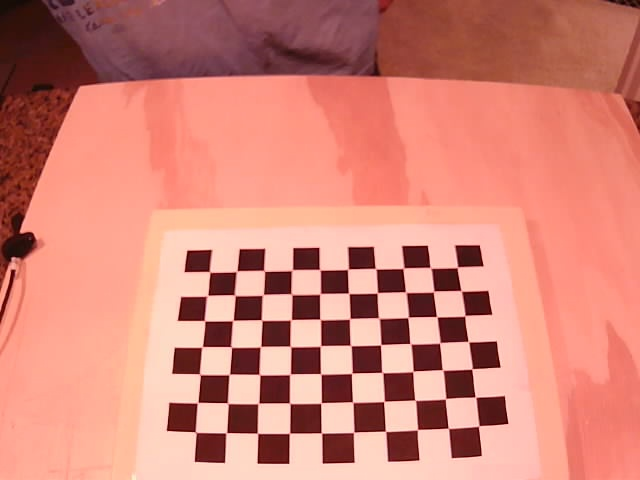
#> input picture calibration_images/opencvframe0.jpg, 640 x 480 px; its folder holds only this picture in this run
$ python camera_calibration.py
#> lines starting #> are read from the running program, lines starting #| are printed output that depends on the picture; after the words box and inside, x2 and y2 are one past the last pixel; in counts of white or black regions, pixels touching at a corner belong together; long printed decimals are rounded
import cv2 as cv
import numpy as np
import glob

squares_X = 11 #number of squares on x
squares_Y = 8 #number of squares on y
nX = squares_X - 1 #number of interior corners on X
nY = squares_Y - 1 #number of interniorc corners on Y
square_size = 20 #size in mm of a square side

#termination critera, accuracy or iterations
criteria = (cv.TERM_CRITERIA_EPS + cv.TERM_CRITERIA_MAX_ITER, 40, 0.0005)

#3d world coords for checkerboard
object_points3D = np.zeros((nX * nY, 3), np.float32)
object_points3D[:,:2] = np.mgrid[0:nY, 0:nX].T.reshape(-1, 2) * square_size

#store vectors of 3d points and 2d points
object_points = []
image_points = []

#folder where images are stored
images = glob.glob("C:/Users/mcsft/OneDrive/Documents/umkc_opencv/calibration_images/*.jpg")

#go through each image
for image_file in images:

    #load and convert to grayscale
    image = cv.imread(image_file)
#> image is the input picture: shape (480, 640, 3); mean B, G, R 118.5, 131.8, 211.1
    gray = cv.cvtColor(image, cv.COLOR_BGR2GRAY)
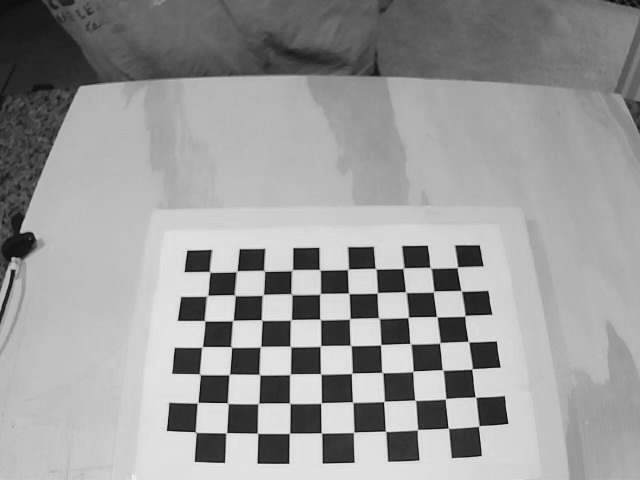
#> gray: shape (480, 640); min 8, max 239, mean 154

    #find corners
    ret, corners = cv.findChessboardCorners(gray, (nY, nX), None)
#> ret = True; corners = 70 rows, first 8: [457.4, 267.3], [460.9, 290.6], [464.8, 315.7], [468.3, 341.5], [471.7, 368.9], [475.4, 397], [479, 425.8], [429.9, 267.3]

    if ret:
        object_points.append(object_points3D)
        corners_subpix = cv.cornerSubPix(gray, corners, (11,11), (-1,-1), criteria)
#> corners_subpix = 70 rows, first 8: [457.3, 267.3], [461.3, 290.9], [464.8, 315.7], [468.5, 341.6], [472.1, 368.9], [475.5, 397.2], [478.7, 426], [430.5, 267.7]
        image_points.append(corners_subpix)

        #display corners on this jawn
        cv.drawChessboardCorners(image, (nY, nX), corners_subpix, ret)
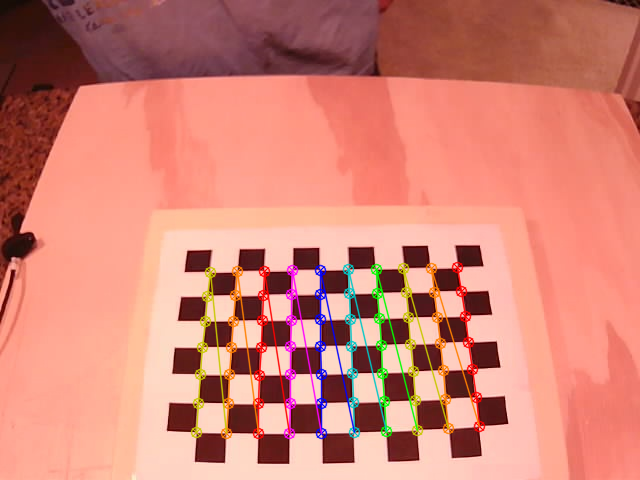
#> image: shape (480, 640, 3); 4.72% of pixels changed, all inside (x1, y1, x2, y2) = (190, 261, 486, 440)
        cv.imshow("image", image)
        cv.waitKey(2000)

    #perform calibration
    ret, camera_matrix, dist_coeffs, rvecs, tvecs = cv.calibrateCamera(object_points, image_points, gray.shape[::-1], None, None)
#> ret = 1.13; camera_matrix = [[12309.9, 0, 298.3], [0, 3029.6, 154], [0, 0, 1]]; dist_coeffs = [[-215.2, 14324.9, 10.54, -0.349, -15854.2]]; rvecs = ([0.814, 0.879, 1.36],); tvecs = ([53.66, 126.5, 5526.6],)

    #save params
    cv_file = cv.FileStorage('calibration_chessboard.yaml', cv.FILE_STORAGE_WRITE)
    cv_file.write('K', camera_matrix)
    cv_file.write('D', dist_coeffs)
    cv_file.release()

    #print the calibration results
    print("Camera Matrix:\n", camera_matrix)
#| Camera Matrix:
#|  [[1.23099172e+04 0.00000000e+00 2.98343340e+02]
#|  [0.00000000e+00 3.02957176e+03 1.54000628e+02]
#|  [0.00000000e+00 0.00000000e+00 1.00000000e+00]]
    print("Distortion Coefficients:\n", dist_coeffs)
#| Distortion Coefficients:
#|  [[-2.15230007e+02  1.43249025e+04  1.05360454e+01 -3.48897413e-01
#|   -1.58541741e+04]]

    cv.destroyAllWindows()

$ run again, on calibration_images/opencvframe12.jpg
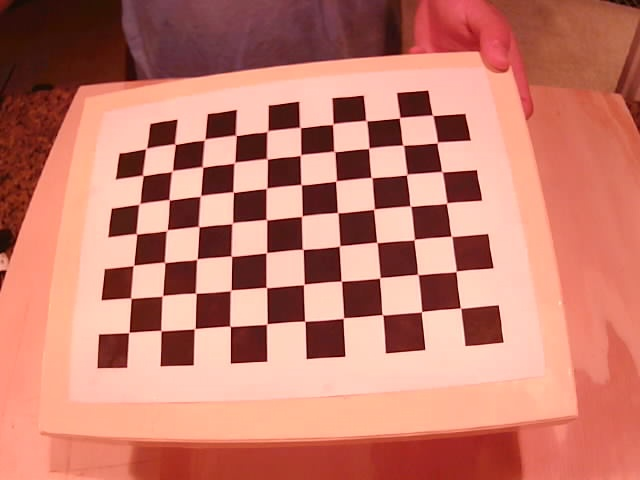
#> input picture calibration_images/opencvframe12.jpg, 640 x 480 px
#> image is the input picture: shape (480, 640, 3); mean B, G, R 108.7, 124.3, 197.7
#> `gray = cv.cvtColor(image, cv.COLOR_BGR2GRAY)`:
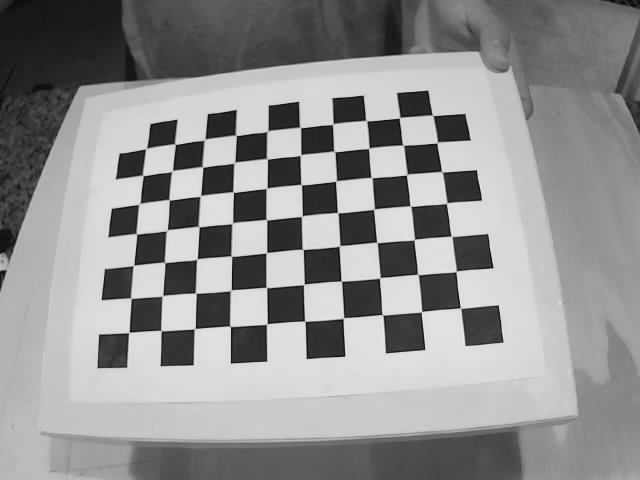
#> gray: shape (480, 640); min 8, max 236, mean 144.5
#> `ret, corners = cv.findChessboardCorners(gray, (nY, nX), None)`: ret = True; corners = 70 rows, first 8: [129, 332.4], [130.9, 298.3], [133.6, 265.3], [136.6, 234.1], [139.3, 203.9], [143.1, 175.6], [146.2, 148.3], [161.1, 330.8]
#> corners_subpix = 70 rows, first 8: [128.8, 332.5], [130.8, 298.2], [133.4, 265.5], [136.4, 233.8], [139.4, 203.8], [142.7, 175.5], [146.1, 148.4], [160.9, 330.6]
#> `cv.drawChessboardCorners(image, (nY, nX), corners_subpix, ret)`:
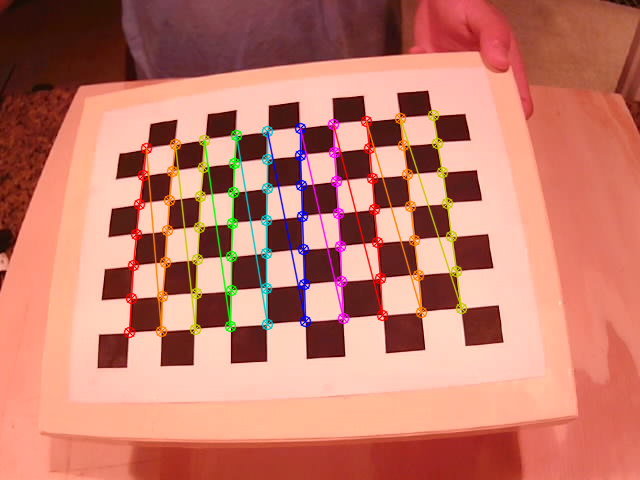
#> image: shape (480, 640, 3); 5.29% of pixels changed, all inside (x1, y1, x2, y2) = (123, 109, 468, 339)
#> `ret, camera_matrix, dist_coeffs, rvecs, tvecs = cv.calibrateCamera(obj..`: ret = 0.179; camera_matrix = [[425.7, 0, 368.8], [0, 418.6, 291.9], [0, 0, 1]]; dist_coeffs = [[-0.201, 0.049, -0.0107, -0.011, -0.000587]]; rvecs = ([-0.266, -0.162, -1.64],); tvecs = ([-132.3, 23.77, 223.1],)
#| Camera Matrix:
#|  [[425.667   0.         368.797]
#|  [  0.         418.623 291.898]
#|  [  0.           0.           1.        ]]
#| Distortion Coefficients:
#|  [[-0.2006  0.04899 -0.01068 -0.01096 -0.0005872]]

$ run again, on calibration_images/opencvframe13.jpg
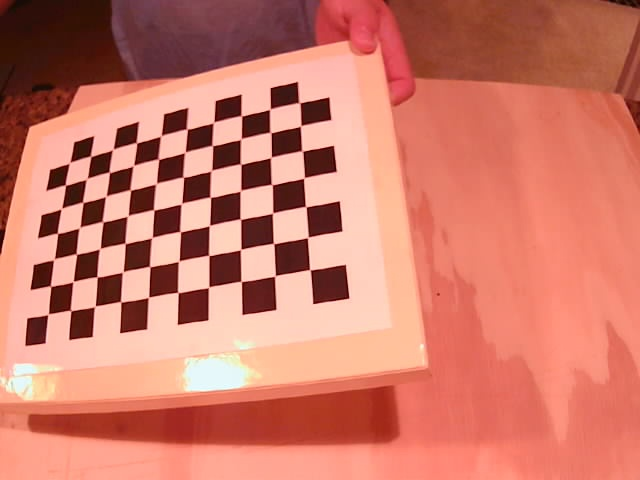
#> input picture calibration_images/opencvframe13.jpg, 640 x 480 px
#> image is the input picture: shape (480, 640, 3); mean B, G, R 105.4, 122, 205.2
#> `gray = cv.cvtColor(image, cv.COLOR_BGR2GRAY)`:
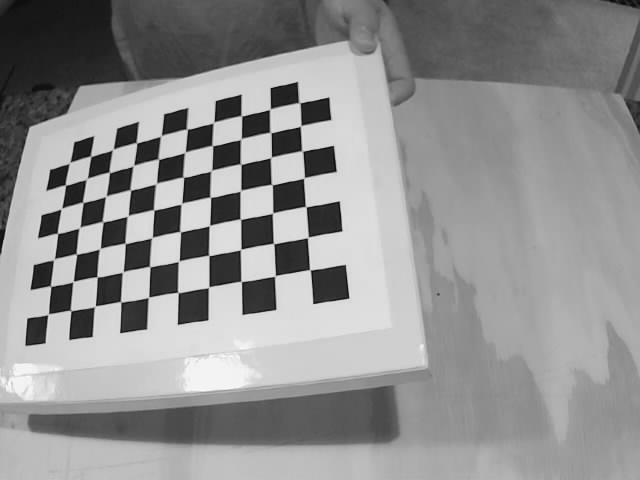
#> gray: shape (480, 640); min 9, max 253, mean 145
#> `ret, corners = cv.findChessboardCorners(gray, (nY, nX), None)`: ret = True; corners = 70 rows, first 8: [48.05, 314.3], [50.53, 286.1], [53.25, 260.4], [57.53, 233.5], [61.09, 209], [65.37, 184.9], [69.1, 163.3], [71.13, 311]
#> corners_subpix = 70 rows, first 8: [48.16, 314.3], [50.58, 286], [53.87, 259.3], [57.42, 233.3], [61.43, 208.5], [65.35, 185.1], [69.53, 162.8], [70.55, 310.4]
#> `cv.drawChessboardCorners(image, (nY, nX), corners_subpix, ret)`:
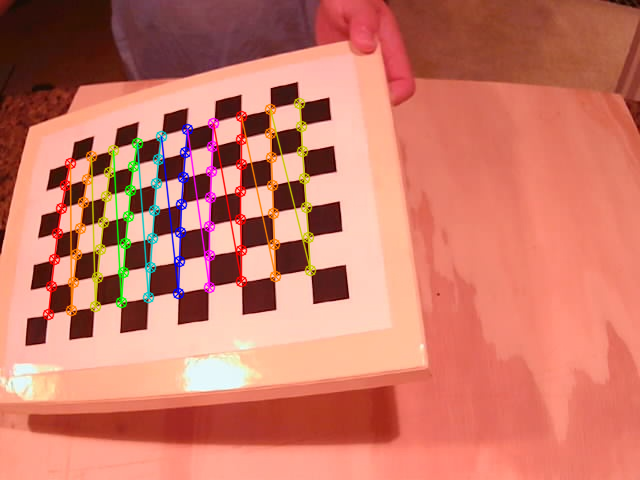
#> image: shape (480, 640, 3); 4.64% of pixels changed, all inside (x1, y1, x2, y2) = (42, 97, 317, 321)
#> `ret, camera_matrix, dist_coeffs, rvecs, tvecs = cv.calibrateCamera(obj..`: ret = 0.198; camera_matrix = [[548.3, 0, 361.7], [0, 552, 288], [0, 0, 1]]; dist_coeffs = [[-0.4, 0.363, -0.0104, -0.00873, -0.321]]; rvecs = ([-0.427, -0.198, -1.68],); tvecs = ([-204.6, 18.64, 317.9],)
#| Camera Matrix:
#|  [[548.301   0.         361.663]
#|  [  0.         551.963 287.964]
#|  [  0.           0.           1.        ]]
#| Distortion Coefficients:
#|  [[-0.4  0.3631  -0.01045 -0.008731 -0.3211]]

$ run again, on calibration_images/opencvframe1.jpg
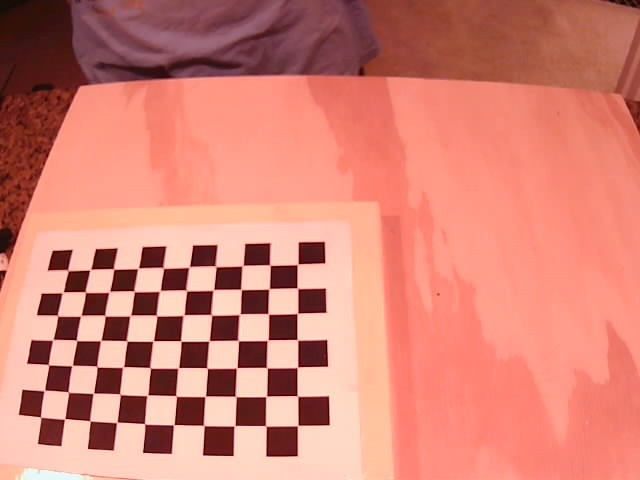
#> input picture calibration_images/opencvframe1.jpg, 640 x 480 px
#> image is the input picture: shape (480, 640, 3); mean B, G, R 116.6, 130.4, 213.4
#> `gray = cv.cvtColor(image, cv.COLOR_BGR2GRAY)`:
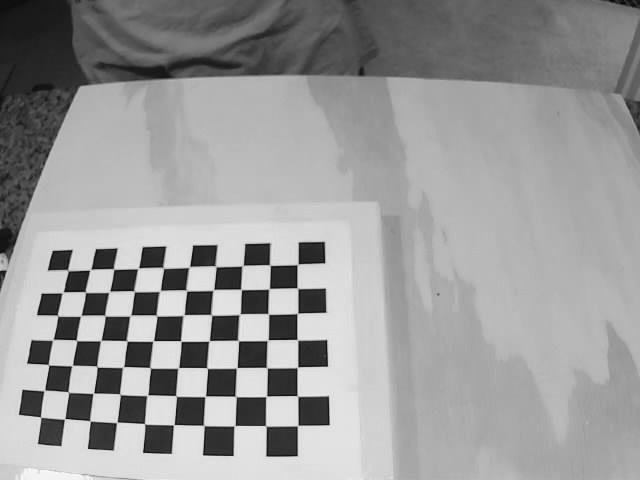
#> gray: shape (480, 640); min 10, max 251, mean 153.7
#> `ret, corners = cv.findChessboardCorners(gray, (nY, nX), None)`: ret = True; corners = 70 rows, first 8: [297.5, 264.4], [297.1, 287.8], [297.4, 313.4], [297.2, 339.7], [297.4, 367.3], [297.2, 395.7], [297.7, 425.5], [270, 265.1]
#> corners_subpix = 70 rows, first 8: [297.5, 264.3], [297.4, 288.2], [297.4, 313.4], [297.4, 339.7], [297.4, 367.2], [297.4, 395.9], [297.7, 425.6], [269.8, 265.1]
#> `cv.drawChessboardCorners(image, (nY, nX), corners_subpix, ret)`:
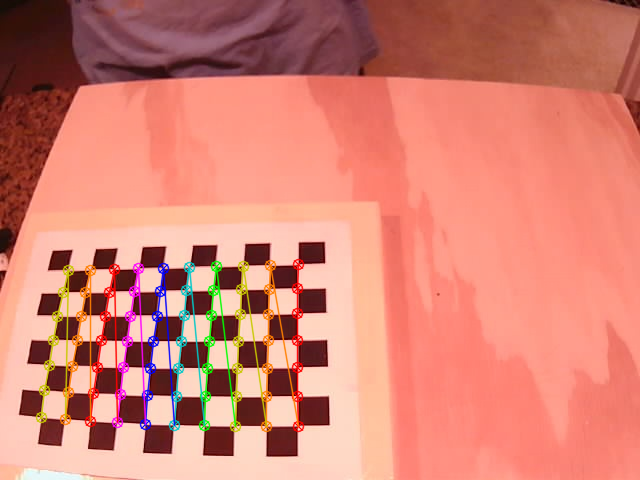
#> image: shape (480, 640, 3); 4.59% of pixels changed, all inside (x1, y1, x2, y2) = (35, 258, 305, 433)
#> `ret, camera_matrix, dist_coeffs, rvecs, tvecs = cv.calibrateCamera(obj..`: ret = 0.147; camera_matrix = [[431.9, 0, 327.3], [0, 403.6, 283.4], [0, 0, 1]]; dist_coeffs = [[-0.152, -0.0214, -0.00526, 0.00501, 0.0333]]; rvecs = ([-0.321, 0.325, 1.52],); tvecs = ([-21.5, -14.65, 310.7],)
#| Camera Matrix:
#|  [[431.942    0.         327.328]
#|  [  0.         403.625 283.359 ]
#|  [  0.           0.           1.        ]]
#| Distortion Coefficients:
#|  [[-0.1519 -0.02144 -0.005259  0.005012  0.03329]]
